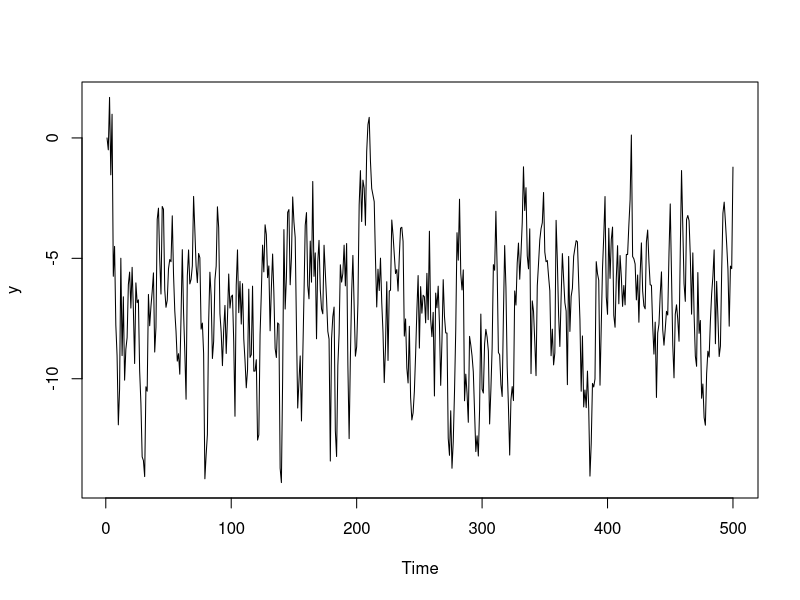
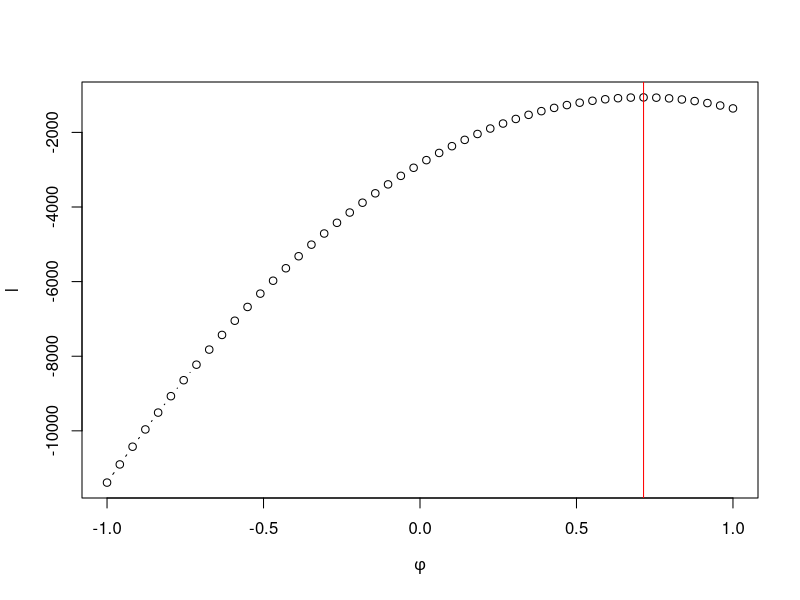
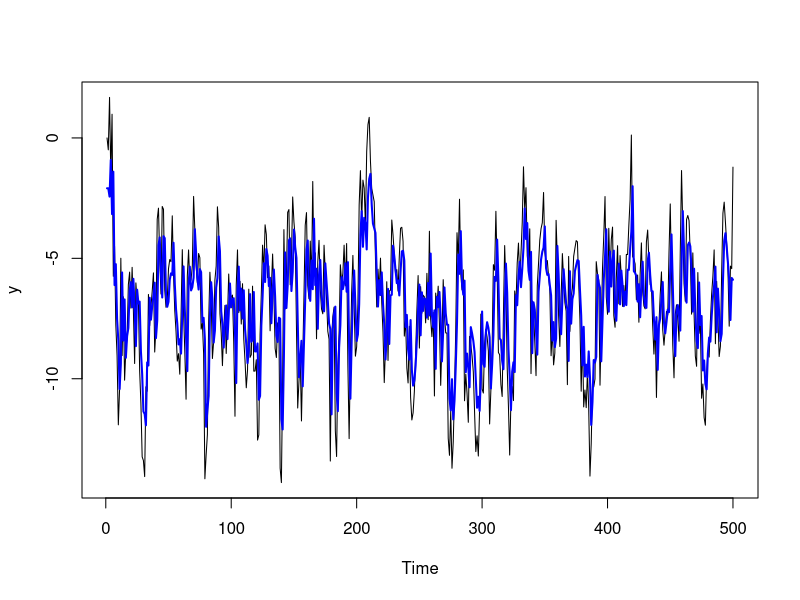

Generate these figures, in order, with R:
## ---- chunk 1
set.seed(666)
n <- 500
alpha <- -2.0
sigma <- 2.0
phi <- 0.7
y <- numeric(n)
for(t in 2:n) {
  mu_t <- alpha + phi * y[t-1]
  y[t] <- rnorm(1, mean = mu_t, sd = sigma)
}
ts.plot(y)
## ---- chunk 2
log_like <- function(parms, y) {
  n <- length(y)

  phi <- parms[1]
  alpha <- parms[2]
  sigma <- parms[3]

  eta <- numeric(n)

  for(k in 2:n) eta[k] <- phi * y[k-1]

  ll <- sum(dnorm(x = y, mean = eta + alpha, sd = sigma, log = TRUE))
  ll
}
## ---- chunk 3
p <- seq(-1, 1, l = 50)
f <- sapply(1:50, function(i) log_like(parms = c(p[i], alpha, sigma), y = y))
plot(p, f, type = "b", ylab = "l", xlab = expression(phi))
abline(v = p[which.max(f)], col = "red")
## ---- chunk 4
fit <- optim(par = c(phi, alpha, sigma), fn = log_like, y = y, method = "BFGS",
             control = list(fnscale = -1), hessian = TRUE)
## ---- chunk 5
fit$par
## ---- chunk 6
c(phi, alpha, sigma)
## ---- chunk 7
eigen(fit$hessian)$values
## ---- chunk 8
mles <- fit$par
phi_hat <- mles[1]
alpha_hat <- mles[2]
sigma_hat <- mles[3]
yhat <- numeric(n)
for(t in 2:n) yhat[t] <- phi_hat * y[t-1]
ts.plot(y)
lines(yhat + alpha_hat, type = "l", col = "blue", lwd = 2)
